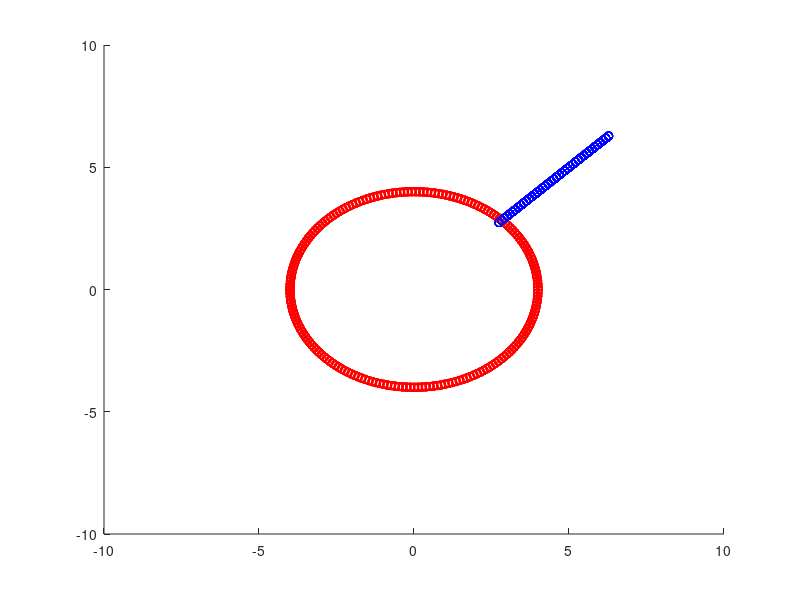

Reproduce this figure in MATLAB.
%the purpose of this script is to calculate the robots positions overtime
% last modified 5/17/2016 2:54pm by Eric Johnson
clc; clear all
R = 4; %radius for troll bots
t = 0; %time variable
h = .5; %step size for time 
v = .25; %m/s
rVector =0;% distance travled
direction = -1; % simulates 180 turns

% loops at h interval to ten mins 
%   body of loop calculates the positions of bots
x0 = R*sin(pi/4);
y0 = R*cos(pi/4);
yb1(1) =y0;
xb1(1) =x0;
for t=0:h:600
    %troll bot 1
    theta = (v*t)/R;
    yt1((1/h)*t + 1) = R*sin(theta);
    xt1((1/h)*t + 1) = R*cos(theta);
    
    %bot 1
    thetaBot1 = pi/4;
    
    rVector = v*h ;
    yb1((1/h)*t + 2) = direction*rVector*sin(thetaBot1) + yb1((1/h)*t+1);
    xb1((1/h)*t + 2) = direction*rVector*cos(thetaBot1) + xb1((1/h)*t+1);
    if mod(t,20) == 0
       direction = direction * -1;
    end
    deltaT1B1y = yb1((1/h)*t + 2)-yt1((1/h)*t + 1);
    deltaT1B1x = xb1((1/h)*t + 2)-xt1((1/h)*t + 1);
    colitionRT1B1 = sqrt((deltaT1B1y^2) + (deltaT1B1x^2));
    if colitionRT1B1 < .68
       direction = direction * -1;
       disp('colition')
       t
    end
    
end


figure(1)
axis([-10,10,-10,10]);
hold on
for i=1:length(xt1)
    plot(xt1(i),yt1(i),'ro','markersize', 6)
    plot(xb1(i),yb1(i),'bo','markersize', 6)
    hold on
    drawnow
end
hold off

